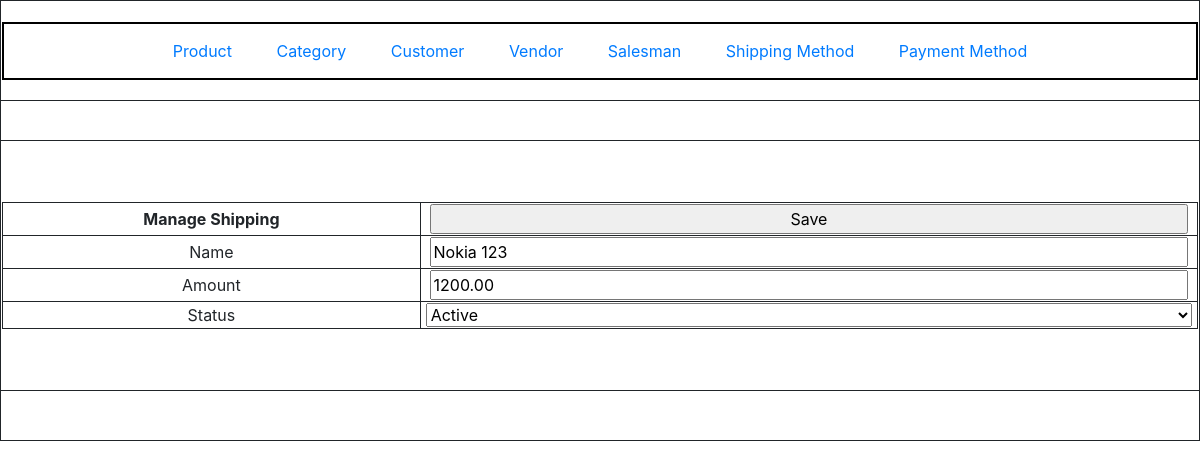
Page /index.php?c=shipping&a=edit&shipping_id=4 on the committed database.
### tables this page shows
CREATE TABLE `shipping` (
  `shipping_id` int(11) NOT NULL,
  `name` varchar(25) NOT NULL,
  `amount` decimal(10,2) NOT NULL,
  `status` tinyint(4) NOT NULL,
  `created_at` datetime DEFAULT NULL,
  `updated_at` datetime DEFAULT NULL
);

### Block/Core/Templates.php (called while the page is built, shortened)
<?php
class Block_Core_Templates extends Model_Core_View
{
	protected $children = [];
	public function getChildren()
	{
		return $this->children;
	}
	public function addChild($key,$children)
	{
		$this->children[$key] = $children;
		return $this;
	}
}

### Model/Core/View.php (called while the page is built, shortened)
<?php
class Model_Core_View
{
	protected $template = null;
	protected $data = [];
	public function setData($data)
	{
		$this->data = $data;
		return $this;
	}
	public function getData($key)
	{
		return $this->data[$key];
	}
	public function setTemplate($template)
	{
		$this->template = $template;
		return $this;
	}
	public function getTemplate()
	{
		return $this->template;
	}
	public function render()
	{
		require_once 'View'.DS.$this->getTemplate();
	}
	public function getUrl($action = null,$controller = null,$params=null,$resetParam = false)
	{
		return Ccc::getModel('Core_Url')->getUrl($action,$controller,$params,$resetParam);
	}
}
?>

### Controller/Shipping.php (called while the page is built, shortened)
<?php
class Controller_Shipping extends Controller_Core_Action
{
	public function editAction()
	{
		try {
			if (!($shippingId = $this->getRequest()->getParams('shipping_id'))) {
				$this->errorAction('Invalid request!!!');
			}
			if (!($shipping = Ccc::getModel('Shipping')->load($shippingId))) {
				$this->errorAction('Data not found!!!');
			}
			$layout = $this->getLayout();
			$edit = $layout->creatBlock('Shipping_Edit');
			$edit->setData(['shipping'=>$shipping]);
			$layout->getChild('content')->addChild('content',$edit);
			$layout->render();
		} catch (Exception $e) {
			$this->getMessage()->addMessage($e->getMessage(),Model_Core_Message::FAILURE);
			$this->redirect('grid',null,[],true);
		}
	}
}

### index.php (called while the page is built, shortened)
<?php
class Ccc
{
	public static function init()
	{
		$front = new Controller_Core_Front();
		$front->init();
	}
	public static function getModel($className)
	{
		return new $className();
	}
}
Ccc::init();
?>

### Model/Core/Url.php (called while the page is built, shortened)
<?php
class Model_Core_Url
{
	public function getUrl($action=null,$controller=null,$params=null,$resetParam=false)
	{
		$request = new Model_Core_Request();
		$queryStringArray = [];
		if (!$resetParam) {
			$queryStringArray = $request->getParams();
		}
		if($controller){
			$queryStringArray['c'] = $controller;
		}else{
			$queryStringArray['c'] = $request->getControllerName();
		}
		if($action){
			$queryStringArray['a'] = $action;
		}else{
			$queryStringArray['a'] = $request->getActionName();
		}
		$url = $_SERVER['REQUEST_SCHEME'].'://'.$_SERVER['HTTP_HOST'].trim($_SERVER['REQUEST_URI'],$_SERVER['QUERY_STRING']).http_build_query($queryStringArray);
		return $url;
	}
}
?>

### Model/Core/Request.php (called while the page is built, shortened)
<?php
class Model_Core_Request
{
	public function getParams($key = NULL, $value = NULL)
	{
		if ($key == NULL)
		{
			return $_GET;
		}
		if (array_key_exists($key, $_GET))
		{
			return $_GET[$key];
		}
		return $value;
	}
	public function getControllerName()
	{
		return $this->getParams('c','product');
	}
}
?>

### Block/Shipping/Edit.php (called while the page is built, shortened)
<?php
class Block_Shipping_Edit extends Block_Core_Templates
{
	public function prepareData()
	{
		return $this;
	}
}

### Model/Core/Table.php (called while the page is built, shortened)
<?php
class Model_Core_Table
{
	protected $data = [];
	public function __get($key)
	{
		if (array_key_exists($key,$this->data)) {
			return $this->data[$key];
		}
		return null;
	}
	public function getResource()
	{
		$resource = Ccc::getModel($this->resourceClass);
		return $resource;
	}
	public function setData(array $data)
	{
		$this->data = array_merge($this->data,$data);
		return $this;
	}
	public function load($id,$column=null)
	{
		$data = $this->getResource()->load($id,$column);
		return $this;
	}
}
?>

### Model/Core/Adapter.php (called while the page is built, shortened)
<?php
class Model_Core_Adapter
{
	public $serverName = 'localhost';
	public $userName = 'root';
	public $passWord = '';
	public $dbName = 'newmvc-udaykumar';
	public function connect()
	{
		$connect = mysqli_connect($this->serverName,$this->userName,$this->passWord,$this->dbName);
		return $connect;
	}
	public function fetchRow($query)
	{
		$connect = $this->connect();
		$result = $connect->query($query);
		return $result->fetch_assoc();
	}
}
?>

### Model/Core/Table/Resource.php (called while the page is built, shortened)
<?php
class Model_Core_Table_Resource
{
	public function getTableName()
	{
		return $this->tableName;
	}
	public function getPrimaryKey()
	{
		return $this->primaryKey;
	}
	public function getAdapter()
	{
		$adapter = new Model_Core_Adapter();
		return $adapter;
	}
	public function load($id,$column = null)
	{
		$adapter = $this->getAdapter();
		if (!$column) {
			$column = $this->getPrimaryKey();
		}
		$query = 'SELECT * FROM `'.$this->getTableName().'` WHERE `'.$column.'` = "'.$id.'"';
		$result = $adapter->fetchRow($query);
		return $result;
	}
}
?>

### Model/Shipping/Resource.php (called while the page is built, shortened)
<?php
class Model_Shipping_Resource extends Model_Core_Table_Resource
{
	public function getStatusOptions()
	{
		return [
			self::STATUS_ACTIVE => self::STATUS_ACTIVE_LBL,
			self::STATUS_INACTIVE => self::STATUS_INACTIVE_LBL
		];
	}
}

### Model/Shipping.php (called while the page is built, shortened)
<?php
class Model_Shipping extends Model_Core_Table
{
    public function getStatus()
    {
        if ($this->status) {
            return $this->status;
        }
        return Model_Shipping_Resource::STATUS_DEFAULT;
    }
}

### View/shipping/edit.phtml (the view)
<?php $shipping = $this->prepareData()->getData('shipping');?>
<form method="POST" action="<?php echo $this->getUrl('save'); ?>">
	<table>
		<tr>
			<th>Manage Shipping</th>
			<th><input type="submit" value="Save"></th>
		</tr>
		<tr>
			<td>Name</td>
			<td><input type="text" name="shipping[name]" value="<?php echo $shipping->name; ?>"></td>
		</tr>
		<tr>
			<td>Amount</td>
			<td><input type="number" name="shipping[amount]" value="<?php echo $shipping->amount; ?>"></td>
		</tr>
		<tr>
			<td>Status</td>
			<td>
				<select name="shipping[status]">
					<?php foreach (Ccc::getModel('Shipping_Resource')->getStatusOptions() as $key => $value) : ?>
					<option value="<?php echo $key;?>" <?php echo ($key == $shipping->getStatus()) ? 'selected' : ''; ?>><?php echo $value; ?></option>
					<?php endforeach; ?>
				</select>
			</td>
		</tr>
	</table>
</form>

### View/html/content.phtml
<?php
foreach ($this->getChildren() as $block) {
	$block->render();
}
?>

### skin/css/style.css (style rules this page uses)
table { border: 1px solid; text-align: center; width: 100%; }
th, td { border: 1px solid; text-align: center; }
input { width: 98%; }
select { width: 99%; }

### rows in the picture
shipping: name "Nokia 123", amount "1200.00", status "Active"
